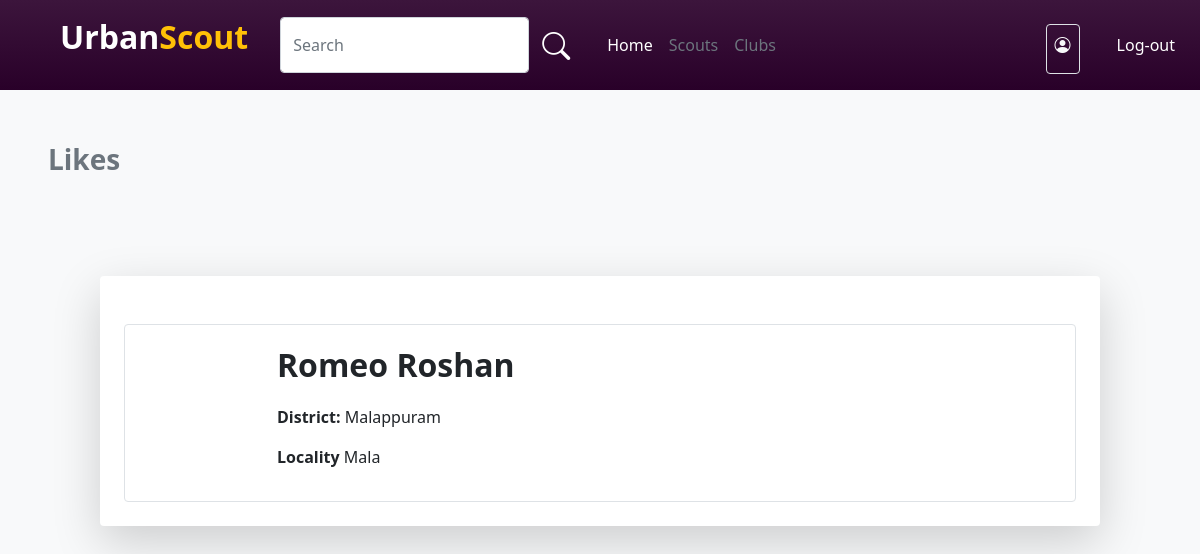
The page /likesUsers/6 on the database as committed earlier.
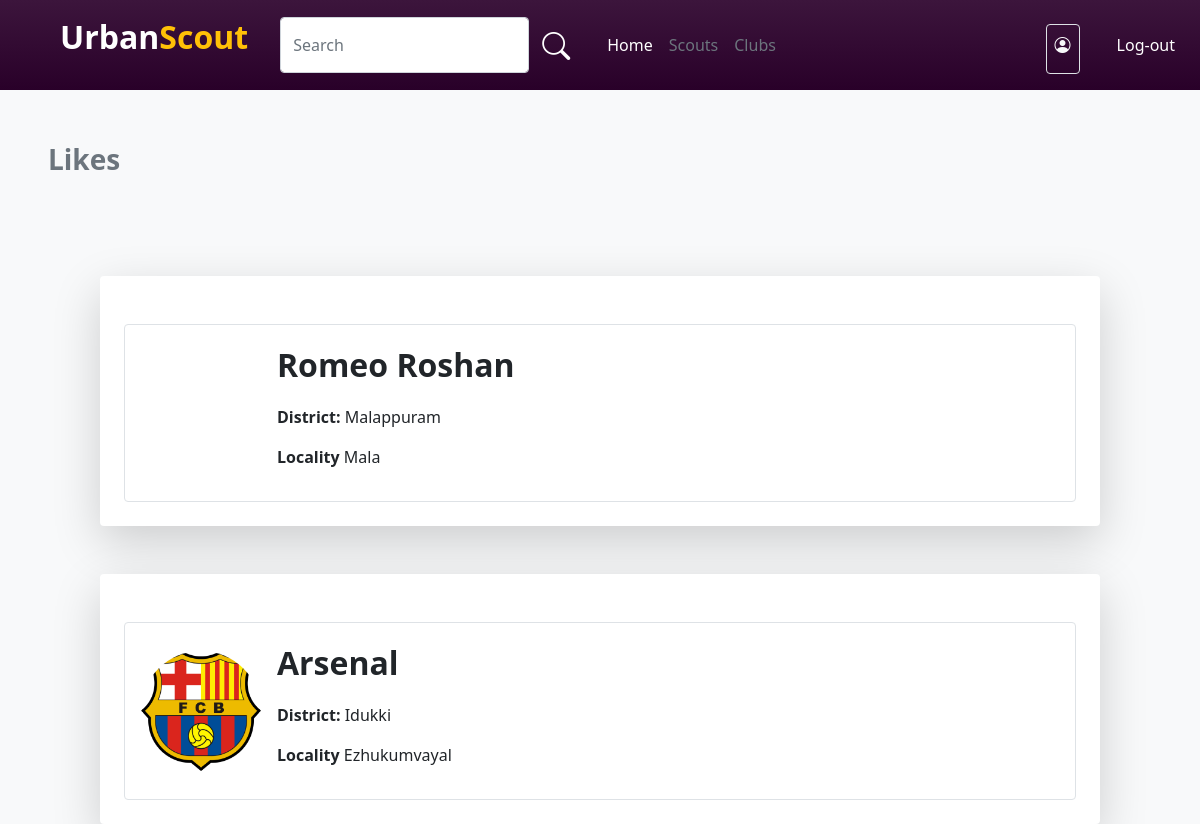
The same page on the database as committed later.
### account/models.py (models this page shows)
class likes(models.Model):
    feed=models.ForeignKey(NewFeeds,on_delete=models.CASCADE)
    user=models.ForeignKey(User,on_delete=models.CASCADE,related_name='likes_as_user')

class User(AbstractUser):
    username=models.CharField(max_length=32, blank=True, null=True)
    USERNAME_FIELD = 'email'
    email = models.EmailField(unique=True)
    img=models.ImageField(upload_to='pics',default='https://img.freepik.com/free-icon/man_318-677829.jpg',null=True)
    is_player=models.BooleanField('is_player',default=False)
    is_club=models.BooleanField('is_club',default=False)
    is_scout=models.BooleanField('is_scout',default=False)
    player_dob = models.DateField(("Date of Birth"), default=date.today, validators=[validate_dob])
    player_pos = models.CharField(("Position"),default='',max_length=30,choices=Pos_Choice)
    district = models.CharField(("District"),default='',max_length=20,choices=District_Choice)
    locality = models.CharField(("Locality"),default='',max_length=50,blank=True)
    player_foot = models.CharField(("Prefered Foot"),default='',max_length=10,choices=Foot_Choice)
    player_ability = models.IntegerField(("Ability"),default=0,choices=Ability_Choice)
    club_reputation = models.IntegerField(("Club Reputation"),default=0,choices=Ability_Choice)
    player_potential = models.IntegerField(("Potential"),default=0,choices=Ability_Choice)
    desc=models.CharField(("Description"),max_length=100, default='')
    club_name=models.CharField((("Club Name")),default='',max_length=30)
    scouted_by=models.CharField(max_length=30,default='')
    subscribed=models.BooleanField(default=False)
    REQUIRED_FIELDS = []

### account/views.py (the view)
# urls.py: path('likesUsers/<int:feed_id>',views.likesUsers,name="likesUsers"),
def likesUsers(request,feed_id):
    users=likes.objects.filter(feed_id=feed_id)
    return render(request,'likes.html',{'likes':users})

### template/likes.html (shortened to what the changed rows need)
{% load static %}
<!DOCTYPE html>
<html lang="en">
<head>
    <link rel="stylesheet" href="{% static 'style.css' %}">
    <link href="https://cdn.jsdelivr.net/npm/bootstrap@5.0.2/dist/css/bootstrap.min.css" rel="stylesheet"
>
    <link rel="stylesheet" href="https://cdn.jsdelivr.net/npm/bootstrap-icons@1.10.5/font/bootstrap-icons.css">
</head>
<body class="bg-light">
    <div class="d-flex flex-column align-items-center justify-content-center">
        {% for i in likes %}
        <div class="col-10 bg-white rounded p-4 shadow-lg mt-5">
            <div class="border mt-4 d-flex flex-lg-row flex-column justify-content-center justify-content-lg-start align-items-center w-100 p-3 rounded">
                <div class="d-flex align-items-center">
                    <div class="player-scout-img">
                        <img class="w-100 rounded-circle" src={{i.user.img.url}} alt="">
                    </div>
                </div>
                <div class="ms-3 col-lg-7 col-12">
                    {% if i.user.is_club %}
                    <p class="fs-2 fw-bold">{{i.user.club_name}}</p>
                    {% else %}
                    <p class="fs-2 fw-bold">{{i.user.first_name}} {{i.user.last_name}}</p>
                    {% endif %}
                    <p class=""><b>District: </b>{{i.user.district}} </p>
                    <p class=""><b>Locality </b>{{i.user.locality}}</p>
                </div>
            </div>
        </div>
        {% endfor %}
    </div>
</body>
</html>

Rows that differ between the two databases and show on the page:
added likes: user.img (picture), user.club_name "Arsenal", user.district "Idukki", user.locality "Ezhukumvayal"
